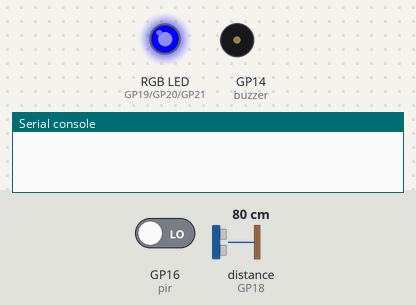
A program run on a simulated Raspberry Pi Pico running MicroPython. On the bench: an RGB LED mixed from three pins (HIGH = lit), buzzer (waves = sounding, pin HIGH), the last lines printed to the serial console. Wiring (from the project's diagram.json): buzzer on GP14, PIR motion sensor on GP16, RGB LED R on GP19, RGB LED G on GP20, RGB LED B on GP21. The inputs (shaded band) are chosen by the test bench; at power-on: GP16 (pir) LOW, distance to the obstacle (sensor on GP18) 80 cm. The echo pulse lasts 58.3 µs per cm; pins used as bus, display or sensor lines are not drawn.

Above: at 1.2 s.
1.3 s: GP16 (pir) driven HIGH
At 1.8 s:
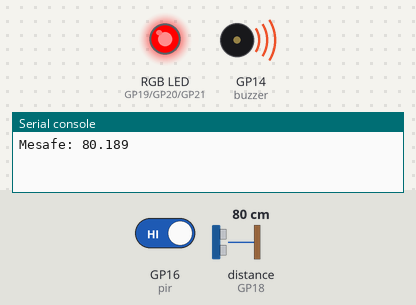
3.0 s: distance to the obstacle (sensor on GP18) set to 95 cm
4.5 s: distance to the obstacle (sensor on GP18) set to 102 cm
At 5.5 s:
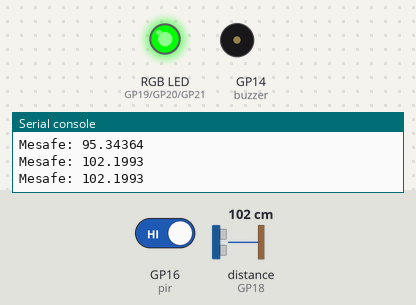
6.0 s: distance to the obstacle (sensor on GP18) set to 2 cm
At 7.2 s:
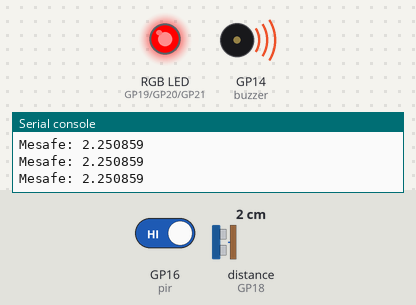
7.5 s: distance to the obstacle (sensor on GP18) set to 120 cm
At 8.7 s:
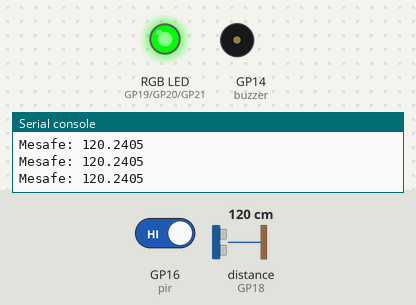
Timing chart, 0 to 10.0 s (numbered marks = the images above; inputs shaded):
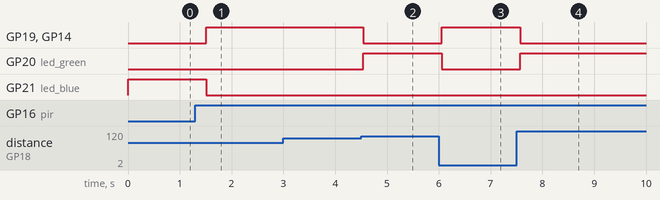

The program:

main.py
```python
# Gerekli kütüphaneler
from machine import Pin  # Pinleri kontrol etmek için kullanılır
import time  # Zaman fonksiyonlarını kullanmak için

# PIR sensör tanımlama
pir = Pin(16, Pin.IN)

# Ultrasonik sensör pinleri tanımlama
trigger = Pin(17, Pin.OUT)
echo = Pin(18, Pin.IN)

# Buzzer tanımlama
buzzer = Pin(14, Pin.OUT)

# RGB LED'in kırmızı, yeşil ve mavi pinleri tanımlama
led_red = Pin(19, Pin.OUT)
led_green = Pin(20, Pin.OUT)
led_blue = Pin(21, Pin.OUT)

def measure_distance():
    """Ultrasonik sensör ile mesafe ölçen fonksiyon"""
    trigger.low()  # Önce trigger sıfırlanır
    time.sleep_us(2)  # 2 mikrosaniye beklenir
    trigger.high()  # Trigger sinyali gönderilir
    time.sleep_us(10)  # 10 mikrosaniye boyunca
    trigger.low()  # Trigger kapatılır

    # Echo pininde cevap beklenir (sinyal gidip gelme süresi ölçülür)
    while echo.value() == 0:
        start = time.ticks_us()
    while echo.value() == 1:
        end = time.ticks_us()

    # Süre hesaplanır ve mesafeye çevrilir
    duration = time.ticks_diff(end, start)
    distance = (duration / 2) / 29.1  # Sesin havadaki hızına göre
    return distance

def led_color(r, g, b):
    """RGB LED'in rengini ayarlayan fonksiyon"""
    led_red.value(r)
    led_green.value(g)
    led_blue.value(b)

# Ana döngü
while True:
    if pir.value() == 1:  # Hareket algılandıysa
        distance = measure_distance()  # Mesafe ölç
        print("Mesafe:", distance)
        if 0 < distance < 100:  # Eğer mesafe 0-100 cm arasındaysa
            buzzer.value(1)  # Buzzer çalsın (alarm)
            led_color(1, 0, 0)  # RGB LED kırmızı yansın (tehlike)
        else:
            buzzer.value(0)  # Buzzer sessiz
            led_color(0, 1, 0)  # RGB LED yeşil yansın (güvenli)
    else:
        buzzer.value(0)  # Buzzer sessiz
        led_color(0, 0, 1)  # RGB LED mavi yansın (bekleme)

    time.sleep(0.5)  # Döngüyü biraz yavaşlatmak için 0.5 saniye bekle
```

Measured:
- the behaviour switches between 99 and 100 cm on distance to the obstacle (sensor on GP18) (found by bisection; images 1 and 2)
- after the input at 1.3 s, GP19 (led_red), GP14 (buzzer): LOW → HIGH after 0.21 s; GP21 (led_blue): HIGH → LOW after 0.21 s
- after the input at 4.5 s, GP19 (led_red), GP14 (buzzer): HIGH → LOW at once; GP20 (led_green): LOW → HIGH at once
- after the input at 6.0 s, GP19 (led_red), GP14 (buzzer): LOW → HIGH after 0.06 s; GP20 (led_green): HIGH → LOW after 0.06 s
- after the input at 7.5 s, GP19 (led_red), GP14 (buzzer): HIGH → LOW after 0.07 s; GP20 (led_green): LOW → HIGH after 0.07 s
